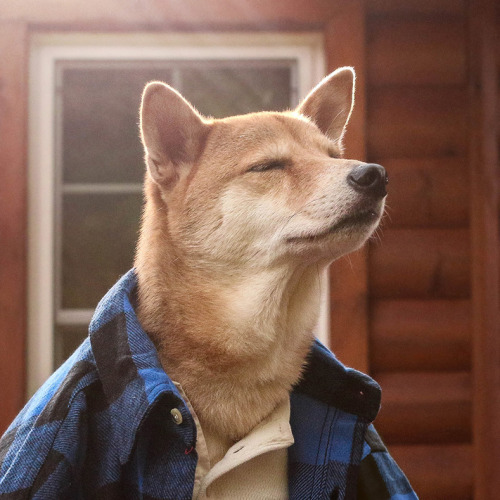
//> input picture IP_miniproject/dog.jpg, 500 x 500 px
$ ./Source   (built with g++ and OpenCV 4)
//> lines starting //> are read from the running program, lines starting //| are printed output that depends on the picture
#include <iostream>
#include <opencv2\opencv.hpp>
#include <cmath>

using namespace cv;
using namespace std;

# define PI 3.14159265358979323846

int interpolate(Mat _mat, double _x, double _y) {
	int Vx = (int)round(_x);
	int Vy = (int)round(_y);

	if (Vx >= 0 && Vx < _mat.cols && Vy >= 0 && Vy < _mat.rows) {
		return (int)_mat.at<uchar>(Vx, Vy);
	}
	else {
		return -1;
	}
}

Vec3d multiplyVecMat(Vec3d _V, Mat _mat) {

	Vec3d vec = _V;

	for (int i = 0; i < _V.rows; i++) {
		//cout << "current vec-iteration = [" << i << "]" << endl;

		double sum = 0;
		for (int j = 0; j < _mat.cols; j++) {
			//cout << "current mat-iteration = [" << j << "]" << endl;
			//cout << "multiplying [" << _mat.at<double>(i, j) << "] with [" << vec[j] << "]" << endl;

			sum += _mat.at<double>(i, j) * vec[j];
		}
		//cout << "vec iteration [" << i << "] sum is currently = [" << sum << "]" << endl << endl;
		vec[i] = sum;
	}
	return vec;
}

Mat transform(double _dx, double _dy) {
	Mat transMat = Mat(3, 3, CV_64FC1);

	return transMat;
}

Mat createNewRotMat(Mat _mat, double _rx, double _ry, double alpha, double beta, double theta) {
	Mat newRotMat = Mat::zeros(_mat.rows, _mat.cols, _mat.type());
	_mat.copyTo(newRotMat);


	return newRotMat;
}

//reading an image (thats already been read through imread) and copying each pixel to a new mat
Mat readImage(Mat _image) {

	cvtColor(_image, _image, COLOR_BGR2GRAY);
	Mat image_forl = Mat::zeros(Size(_image.rows, _image.cols), _image.type());

	for (int y = 0; y < _image.rows; y++) {
		for (int x = 0; x < _image.cols; x++) {

				int temp = _image.at<uchar>(x, y);
				image_forl.at<uchar>(x, y) = _image.at<uchar>(x, y);
		}
	}
	return image_forl;
}

//rotation matrix creation with angle decimals
Mat createRotationMatrix(double theta, double x, double y, double _scale) {
	double angle = theta * PI / 180;
	int cenX = x;
	int cenY = y;
	double scale = _scale;
	double alpha = scale*cos(angle);
	double beta = scale*sin(angle);

	// [9 lines of commented-out code are left out]

	Mat rotMat = Mat(3, 3, CV_64FC1);
	//row1
	rotMat.at<double>(0, 0) = cos(angle);
	rotMat.at<double>(0, 1) = sin(angle);
	rotMat.at<double>(0, 2) = 0;
	//row2
	rotMat.at<double>(1, 0) = sin(angle)*(-1);
	rotMat.at<double>(1, 1) = cos(angle);
	rotMat.at<double>(1, 2) = 0;
	//row3
	rotMat.at<double>(2, 0) = 0;
	rotMat.at<double>(2, 1) = 0;
	rotMat.at<double>(2, 2) = 1;


	return rotMat;
}

Mat rotate(Mat _mat, Mat _rotMat) {

	namedWindow("dst");

	Mat dst = Mat::zeros(Size(_mat.rows, _mat.cols), _mat.type());
	_mat.copyTo(dst);
	//dst.convertTo(dst, CV_64FC1);

	imshow("dst", dst);

	Mat rotMat = Mat::zeros(Size(_rotMat.rows, _rotMat.cols), _rotMat.type());
	_rotMat.copyTo(rotMat);


	for (int y = 0; y < dst.rows; y++) {
		for (int x = 0; x < dst.cols; x++){

			//1. create unit vector
				//create vector (1 dim array) which consists of the rotation matrix(so far the 2x2) multiplied into x,y and 1

			Vec3d V = Vec3d(x, y, 1);
			Vec3d Vm = multiplyVecMat(V, rotMat);

			//2. create pixel value
				//create a pixel int, which is defined by the interpolation of the dst position in matrix, and the values of the vector above

			int pixel = interpolate(dst, Vm[0], Vm[1]);
			//cout << pixel << endl << endl;

			//3. set the current position in the destination array to the current pixel value.
				//set the pixelvalue in the output array (dst)
			//cout << dst;

			if (pixel > -1) {
				dst.at<uchar>(x, y) = pixel;
			}
			else {
				dst.at<uchar>(x, y) = 0;
			}


		}

	}
	//cout << dst;


	//namedWindow("dst2");
	//imshow("dst2", dst);
	return dst;
}


int main(int, char** argv) {

	Mat image = imread("dog.jpg");
//> image is the input picture: 500 rows x 500 cols, CV_8UC3; mean B, G, R 83.7, 96.3, 126.3
	Mat newImage = readImage(image);
//> in readImage, `cvtColor(_image, _image, COLOR_BGR2GRAY);`:
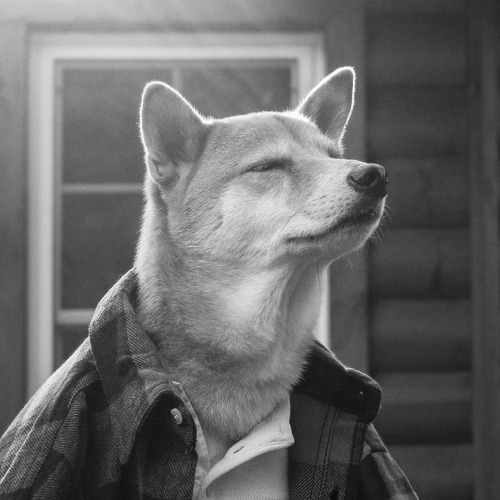
//> _image: 500 rows x 500 cols, CV_8UC1; min 9, max 255, mean 103.8

	//cheat
	Mat rotationMatrix = getRotationMatrix2D(Point(250, 250), 45, 1);

	//custom
	Mat rotMat = createRotationMatrix(1, newImage.rows/2,newImage.cols/2, 1);

	cout << "Rotation Matrix = " << rotMat << endl;
//| Rotation Matrix = [0.9998476951563913, 0.01745240643728351, 0;
//|  -0.01745240643728351, 0.9998476951563913, 0;
//|  0, 0, 1]


// [6 lines of commented-out code are left out]

	namedWindow("dog", CV_WINDOW_AUTOSIZE);
	imshow("dog", newImage);

	//cheat
	//warpAffine(newImage, newImage, rotationMatrix, newImage.size());

	//custom
	Mat rotatedImage = rotate(newImage, rotMat);
//> after the loop in rotate, `for (int y = 0; y < dst.rows; y++)`:
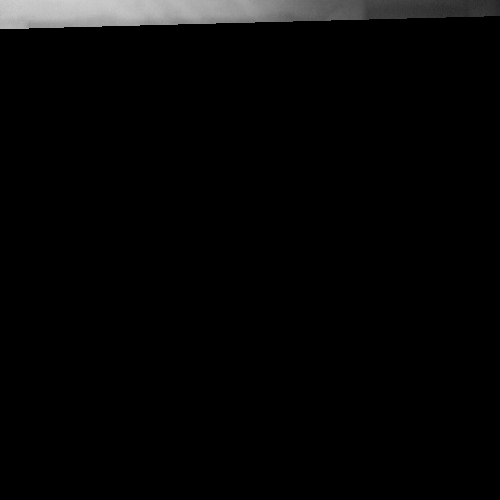
//> dst: 500 rows x 500 cols, CV_8UC1; min 0, max 206, mean 6.1


	//rotated display
	namedWindow("dog rotate", CV_WINDOW_AUTOSIZE);
	imshow("dog rotate", rotatedImage);


	waitKey(0);
	return 0;
}
